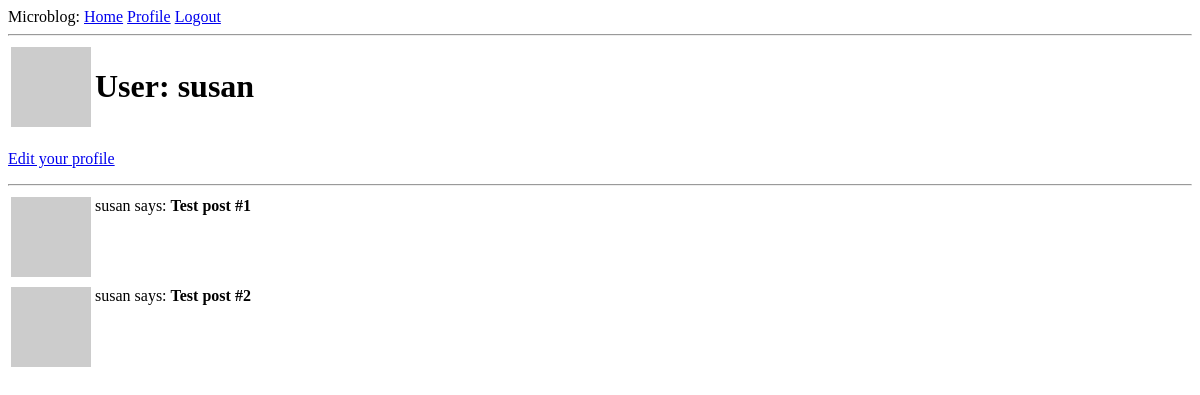
Before: /user/susan (signed in) with the older database file.
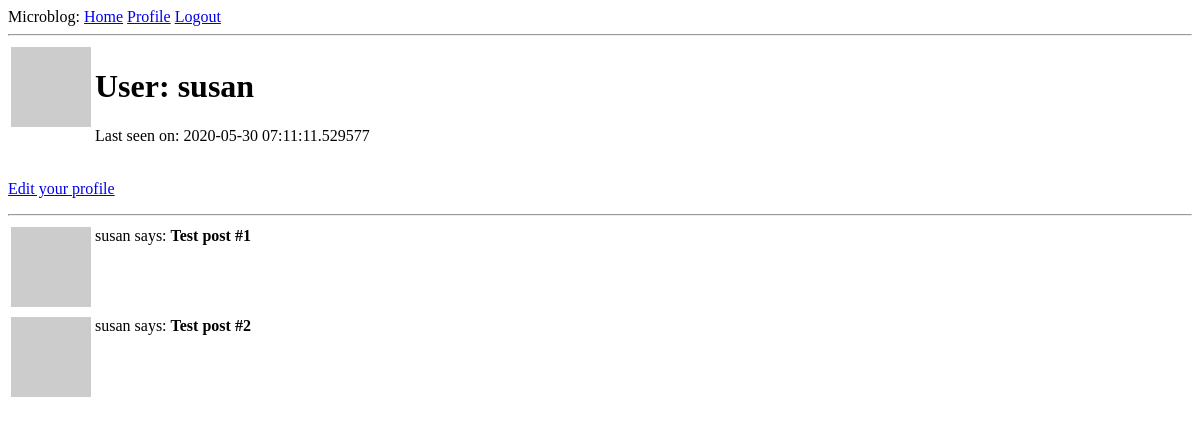
After: the same page with the newer database file.
### app/models.py (models this page shows, shortened)
class User(UserMixin, db.Model):
    __tablename__ = "user"
    id = db.Column(db.Integer, primary_key=True)
    username = db.Column(db.String(64), index=True, unique=True)
    email = db.Column(db.String(120), index=True, unique=True)
    password_hash = db.Column(db.String(128))
    posts = db.relationship('Post', backref='author', lazy='dynamic')
    about_me = db.Column(db.String(140))
    last_seen = db.Column(db.DateTime, default=datetime.utcnow)
    @login.user_loader
    def load_user(id):
        return User.query.get(int(id))
    def avatar(self, size):
        digest = md5(self.email.lower().encode('utf-8')).hexdigest()
        return 'https://www.gravatar.com/avatar/{}?d=identicon&s={}'.format(digest, size)

### app/routes.py (the view)
@app.route('/user/<username>')
@login_required
def user(username):
    user = User.query.filter_by(username=username).first_or_404()
    posts = [
        {'author': user, 'body': 'Test post #1'},
        {'author': user, 'body': 'Test post #2'}
    ]
    return render_template('user.html', user=user, posts=posts)

### app/routes.py (called while the page is built)
@app.before_request
def before_request():
    if current_user.is_authenticated:
        current_user.last_seen = datetime.utcnow()
        db.session.commit()

### app/templates/user.html (shortened to what this page needs)
{% extends "layout.html" %}
{% block content %}
    <table>
        <tr valign="top">
            <td><img src="{{ user.avatar(128) }}"/></td>
            <td>
                <h1>User: {{ user.username }}</h1>
                {% if user.last_seen %}<p>Last seen on: {{user.last_seen}}</p>{% endif %}
            </td>
        </tr>
    </table>
    {% if user == current_user %}
    <p><a href="{{ url_for('edit_profile') }}">Edit your profile</a></p>
    {% endif %}
    <hr/>
    {% for post in posts %}
        {% include '_post.html' %}
    {% endfor %}
{% endblock %}

### app/templates/layout.html (shortened to what this page needs)
<!DOCTYPE html>
<html>
    <head>
    </head>
    <body>
        <div>
            Microblog:
            <a href="{{ url_for('index') }}">Home</a>
            {% if current_user.is_anonymous %}
            <a href="{{ url_for('login') }}">Login</a>
            {% else %}
            <a href="{{ url_for('user', username=current_user.username)  }}">Profile</a>
            <a href="{{ url_for('logout') }}">Logout</a>
            {% endif %}
        </div>
        <hr>
        {% block content %}{% endblock %}
    </body>
</html>

### app/templates/_post.html
<table>
    <tr valign="top">
        <td><img src="{{ post.author.avatar(36) }}"></td>
        <td>{{ post.author.username }} says: <b>{{ post.body }}</b></td>
    </tr>
</table>

Changed rows visible on the page:
changed User "susan": last_seen (not shown) → "2020-05-30 07:11:11.529577"
Other visible differences:
text now shown: "Last seen on:"
